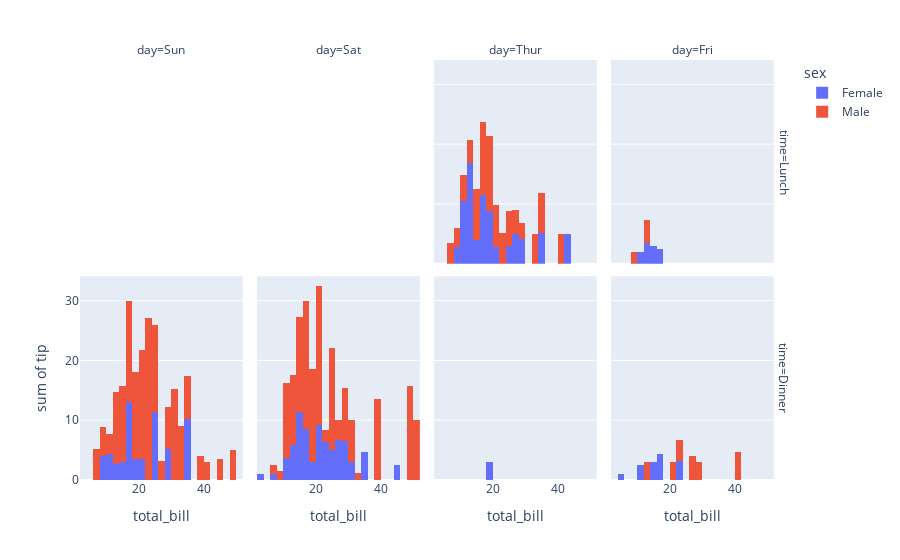

Notebook code cell kept with this figure:
### Code cell
px.histogram(df_tips, x='total_bill', y='tip', color='sex',
facet_row='time', facet_col='day',
category_orders={'dat': ['Thur', 'Fri', 'Sat', 'Sun'],
'time': ['Lunch', 'Dinner']})

### Figure 1 — Plotly figure (JSON) as saved in the notebook; plotly's stock layout.template omitted (floating-point values rounded to 4 significant figures)
{"data": [{"alignmentgroup": "True", "bingroup": "x", "histfunc": "sum", "hovertemplate": "sex=Female<br>time=Lunch<br>day=Thur<br>total_bill=%{x}<br>sum of tip=%{y}<extra></extra>", "legendgroup": "Female", "marker": {"color": "#636efa", "pattern": {"shape": ""}}, "name": "Female", "offsetgroup": "Female", "orientation": "v", "showlegend": true, "type": "histogram", "x": [10.07, 34.83, 10.65, 12.43, 24.08, 13.42, 12.48, 29.8, 14.52, 11.38, 20.27, 11.17, 12.26, 18.26, 8.51, 10.33, 14.15, 13.16, 17.47, 27.05, 16.43, 8.35, 18.64, 11.87, 19.81, 43.11, 13, 12.74, 13, 16.4, 16.47], "xaxis": "x7", "y": [1.83, 5.17, 1.5, 1.8, 2.92, 1.68, 2.52, 4.2, 2, 2, 2.83, 1.5, 2, 3.25, 1.25, 2, 2, 2.75, 3.5, 5, 2.3, 1.5, 1.36, 1.63, 4.19, 5, 2, 2.01, 2, 2.5, 3.23], "yaxis": "y7"}, {"alignmentgroup": "True", "bingroup": "x", "histfunc": "sum", "hovertemplate": "sex=Female<br>time=Lunch<br>day=Fri<br>total_bill=%{x}<br>sum of tip=%{y}<extra></extra>", "legendgroup": "Female", "marker": {"color": "#636efa", "pattern": {"shape": ""}}, "name": "Female", "offsetgroup": "Female", "orientation": "v", "showlegend": false, "type": "histogram", "x": [13.42, 15.98, 16.27, 10.09], "xaxis": "x8", "y": [3.48, 3, 2.5, 2], "yaxis": "y8"}, {"alignmentgroup": "True", "bingroup": "x", "histfunc": "sum", "hovertemplate": "sex=Female<br>time=Dinner<br>day=Sun<br>total_bill=%{x}<br>sum of tip=%{y}<extra></extra>", "legendgroup": "Female", "marker": {"color": "#636efa", "pattern": {"shape": ""}}, "name": "Female", "offsetgroup": "Female", "orientation": "v", "showlegend": false, "type": "histogram", "x": [16.99, 24.59, 35.26, 14.83, 10.33, 16.97, 10.29, 34.81, 25.71, 17.31, 29.85, 25, 13.39, 16.21, 17.51, 9.6, 20.9, 18.15], "xaxis": "x", "y": [1.01, 3.61, 5, 3.02, 1.67, 3.5, 2.6, 5.2, 4, 3.5, 5.14, 3.75, 2.61, 2, 3, 4, 3.5, 3.5], "yaxis": "y"}, {"alignmentgroup": "True", "bingroup": "x", "histfunc": "sum", "hovertemplate": "sex=Female<br>time=Dinner<br>day=Sat<br>total_bill=%{x}<br>sum of tip=%{y}<extra></extra>", "legendgroup": "Female", "marker": {"color": "#636efa", "pattern": {"shape": ""}}, "name": "Female", "offsetgroup": "Female", "orientation": "v", "showlegend": false, "type": "histogram", "x": [20.29, 15.77, 19.65, 15.06, 20.69, 16.93, 26.41, 16.45, 3.07, 17.07, 26.86, 25.28, 14.73, 44.3, 22.42, 20.92, 14.31, 7.25, 10.59, 10.63, 12.76, 13.27, 28.17, 12.9, 30.14, 22.12, 35.83, 27.18], "xaxis": "x2", "y": [2.75, 2.23, 3, 3, 2.45, 3.07, 1.5, 2.47, 1, 3, 3.14, 5, 2.2, 2.5, 3.48, 4.08, 4, 1, 1.61, 2, 2.23, 2.5, 6.5, 1.1, 3.09, 2.88, 4.67, 2], "yaxis": "y2"}, {"alignmentgroup": "True", "bingroup": "x", "histfunc": "sum", "hovertemplate": "sex=Female<br>time=Dinner<br>day=Thur<br>total_bill=%{x}<br>sum of tip=%{y}<extra></extra>", "legendgroup": "Female", "marker": {"color": "#636efa", "pattern": {"shape": ""}}, "name": "Female", "offsetgroup": "Female", "orientation": "v", "showlegend": false, "type": "histogram", "x": [18.78], "xaxis": "x3", "y": [3], "yaxis": "y3"}, {"alignmentgroup": "True", "bingroup": "x", "histfunc": "sum", "hovertemplate": "sex=Female<br>time=Dinner<br>day=Fri<br>total_bill=%{x}<br>sum of tip=%{y}<extra></extra>", "legendgroup": "Female", "marker": {"color": "#636efa", "pattern": {"shape": ""}}, "name": "Female", "offsetgroup": "Female", "orientation": "v", "showlegend": false, "type": "histogram", "x": [5.75, 16.32, 22.75, 11.35, 15.38], "xaxis": "x4", "y": [1, 4.3, 3.25, 2.5, 3], "yaxis": "y4"}, {"alignmentgroup": "True", "bingroup": "x", "histfunc": "sum", "hovertemplate": "sex=Male<br>time=Lunch<br>day=Thur<br>total_bill=%{x}<br>sum of tip=%{y}<extra></extra>", "legendgroup": "Male", "marker": {"color": "#EF553B", "pattern": {"shape": ""}}, "name": "Male", "offsetgroup": "Male", "orientation": "v", "showlegend": true, "type": "histogram", "x": [27.2, 22.76, 17.29, 19.44, 16.66, 32.68, 15.98, 13.03, 18.28, 24.71, 21.16, 11.69, 14.26, 15.95, 8.52, 22.82, 19.08, 16, 34.3, 41.19, 9.78, 7.51, 28.44, 15.48, 16.58, 7.56, 10.34, 13.51, 18.71, 20.53], "xaxis": "x7", "y": [4, 3, 2.71, 3, 3.4, 5, 2.03, 2, 4, 5.85, 3, 2.31, 2.5, 2, 1.48, 2.18, 1.5, 2, 6.7, 5, 1.73, 2, 2.56, 2.02, 4, 1.44, 2, 2, 4, 4], "yaxis": "y7"}, {"alignmentgroup": "True", "bingroup": "x", "histfunc": "sum", "hovertemplate": "sex=Male<br>time=Lunch<br>day=Fri<br>total_bill=%{x}<br>sum of tip=%{y}<extra></extra>", "legendgroup": "Male", "marker": {"color": "#EF553B", "pattern": {"shape": ""}}, "name": "Male", "offsetgroup": "Male", "orientation": "v", "showlegend": false, "type": "histogram", "x": [12.16, 8.58, 13.42], "xaxis": "x8", "y": [2.2, 1.92, 1.58], "yaxis": "y8"}, {"alignmentgroup": "True", "bingroup": "x", "histfunc": "sum", "hovertemplate": "sex=Male<br>time=Dinner<br>day=Sun<br>total_bill=%{x}<br>sum of tip=%{y}<extra></extra>", "legendgroup": "Male", "marker": {"color": "#EF553B", "pattern": {"shape": ""}}, "name": "Male", "offsetgroup": "Male", "orientation": "v", "showlegend": false, "type": "histogram", "x": [10.34, 21.01, 23.68, 25.29, 8.77, 26.88, 15.04, 14.78, 10.27, 15.42, 18.43, 21.58, 16.29, 17.46, 13.94, 9.68, 30.4, 18.29, 22.23, 32.4, 28.55, 18.04, 12.54, 9.94, 25.56, 19.49, 38.07, 23.95, 29.93, 14.07, 13.13, 17.26, 24.55, 19.77, 48.17, 16.49, 21.5, 12.66, 13.81, 24.52, 20.76, 31.71, 7.25, 31.85, 16.82, 32.9, 17.89, 14.48, 34.63, 34.65, 23.33, 45.35, 23.17, 40.55, 20.69, 30.46, 23.1, 15.69], "xaxis": "x", "y": [1.66, 3.5, 3.31, 4.71, 2, 3.12, 1.96, 3.23, 1.71, 1.57, 3, 3.92, 3.71, 2.54, 3.06, 1.32, 5.6, 3, 5, 6, 2.05, 3, 2.5, 1.56, 4.34, 3.51, 4, 2.55, 5.07, 2.5, 2, 2.74, 2, 2, 5, 2, 3.5, 2.5, 2, 3.48, 2.24, 4.5, 5.15, 3.18, 4, 3.11, 2, 2, 3.55, 3.68, 5.65, 3.5, 6.5, 3, 5, 2, 4, 1.5], "yaxis": "y"}, {"alignmentgroup": "True", "bingroup": "x", "histfunc": "sum", "hovertemplate": "sex=Male<br>time=Dinner<br>day=Sat<br>total_bill=%{x}<br>sum of tip=%{y}<extra></extra>", "legendgroup": "Male", "marker": {"color": "#EF553B", "pattern": {"shape": ""}}, "name": "Male", "offsetgroup": "Male", "orientation": "v", "showlegend": false, "type": "histogram", "x": [20.65, 17.92, 39.42, 19.82, 17.81, 13.37, 12.69, 21.7, 9.55, 18.35, 17.78, 24.06, 16.31, 18.69, 31.27, 16.04, 38.01, 11.24, 48.27, 20.29, 13.81, 11.02, 18.29, 17.59, 20.08, 20.23, 15.01, 12.02, 10.51, 17.92, 15.36, 20.49, 25.21, 18.24, 14, 50.81, 15.81, 26.59, 38.73, 24.27, 30.06, 25.89, 48.33, 28.15, 11.59, 7.74, 20.45, 13.28, 24.01, 15.69, 11.61, 10.77, 15.53, 10.07, 12.6, 32.83, 29.03, 22.67, 17.82], "xaxis": "x2", "y": [3.35, 4.08, 7.58, 3.18, 2.34, 2, 2, 4.3, 1.45, 2.5, 3.27, 3.6, 2, 2.31, 5, 2.24, 3, 1.76, 6.73, 3.21, 2, 1.98, 3.76, 2.64, 3.15, 2.01, 2.09, 1.97, 1.25, 3.08, 1.64, 4.06, 4.29, 3.76, 3, 10, 3.16, 3.41, 3, 2.03, 2, 5.16, 9, 3, 1.5, 1.44, 3, 2.72, 2, 3, 3.39, 1.47, 3, 1.25, 1, 1.17, 5.92, 2, 1.75], "yaxis": "y2"}, {"alignmentgroup": "True", "bingroup": "x", "histfunc": "sum", "hovertemplate": "sex=Male<br>time=Dinner<br>day=Fri<br>total_bill=%{x}<br>sum of tip=%{y}<extra></extra>", "legendgroup": "Male", "marker": {"color": "#EF553B", "pattern": {"shape": ""}}, "name": "Male", "offsetgroup": "Male", "orientation": "v", "showlegend": false, "type": "histogram", "x": [28.97, 22.49, 40.17, 27.28, 12.03, 21.01, 12.46], "xaxis": "x4", "y": [3, 3.5, 4.73, 4, 1.5, 3, 1.5], "yaxis": "y4"}], "layout": {"annotations": [{"font": {}, "showarrow": false, "text": "day=Sun", "x": 0.115, "xanchor": "center", "xref": "paper", "y": 1, "yanchor": "bottom", "yref": "paper"}, {"font": {}, "showarrow": false, "text": "day=Sat", "x": 0.365, "xanchor": "center", "xref": "paper", "y": 1, "yanchor": "bottom", "yref": "paper"}, {"font": {}, "showarrow": false, "text": "day=Thur", "x": 0.615, "xanchor": "center", "xref": "paper", "y": 1, "yanchor": "bottom", "yref": "paper"}, {"font": {}, "showarrow": false, "text": "day=Fri", "x": 0.865, "xanchor": "center", "xref": "paper", "y": 1, "yanchor": "bottom", "yref": "paper"}, {"font": {}, "showarrow": false, "text": "time=Dinner", "textangle": 90, "x": 0.98, "xanchor": "left", "xref": "paper", "y": 0.2425, "yanchor": "middle", "yref": "paper"}, {"font": {}, "showarrow": false, "text": "time=Lunch", "textangle": 90, "x": 0.98, "xanchor": "left", "xref": "paper", "y": 0.7575, "yanchor": "middle", "yref": "paper"}], "barmode": "relative", "legend": {"title": {"text": "sex"}, "tracegroupgap": 0}, "margin": {"t": 60}, "xaxis": {"anchor": "y", "domain": [0, 0.23], "title": {"text": "total_bill"}}, "xaxis2": {"anchor": "y2", "domain": [0.25, 0.48], "matches": "x", "title": {"text": "total_bill"}}, "xaxis3": {"anchor": "y3", "domain": [0.5, 0.73], "matches": "x", "title": {"text": "total_bill"}}, "xaxis4": {"anchor": "y4", "domain": [0.75, 0.98], "matches": "x", "title": {"text": "total_bill"}}, "xaxis5": {"anchor": "y5", "domain": [0, 0.23], "matches": "x", "showticklabels": false}, "xaxis6": {"anchor": "y6", "domain": [0.25, 0.48], "matches": "x", "showticklabels": false}, "xaxis7": {"anchor": "y7", "domain": [0.5, 0.73], "matches": "x", "showticklabels": false}, "xaxis8": {"anchor": "y8", "domain": [0.75, 0.98], "matches": "x", "showticklabels": false}, "yaxis": {"anchor": "x", "domain": [0, 0.485], "title": {"text": "sum of tip"}}, "yaxis2": {"anchor": "x2", "domain": [0, 0.485], "matches": "y", "showticklabels": false}, "yaxis3": {"anchor": "x3", "domain": [0, 0.485], "matches": "y", "showticklabels": false}, "yaxis4": {"anchor": "x4", "domain": [0, 0.485], "matches": "y", "showticklabels": false}, "yaxis5": {"anchor": "x5", "domain": [0.515, 1], "matches": "y", "title": {"text": "sum of tip"}}, "yaxis6": {"anchor": "x6", "domain": [0.515, 1], "matches": "y", "showticklabels": false}, "yaxis7": {"anchor": "x7", "domain": [0.515, 1], "matches": "y", "showticklabels": false}, "yaxis8": {"anchor": "x8", "domain": [0.515, 1], "matches": "y", "showticklabels": false}}}
